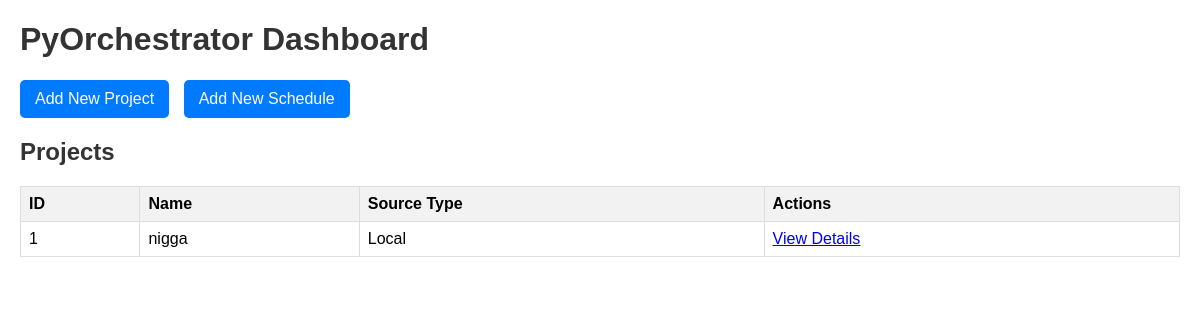
The page / on the database its author committed.
### app/models/project.py (models this page shows)
class Project(Base):
    __tablename__ = "projects"
    id = Column(Integer, primary_key=True, index=True)
    name = Column(String, unique=True, index=True)
    source_type = Column(String)
    source_url = Column(String, nullable=True)
    source_path = Column(String, nullable=True)
    main_script = Column(String)
    arguments = Column(String, nullable=True)
    environment_type = Column(String)
    schedules = relationship("Schedule", back_populates="project", cascade="all, delete-orphan")
    runs = relationship("Run", back_populates="project", cascade="all, delete-orphan")

### app/main.py (the view)
@app.get("/", response_class=HTMLResponse)
async def dashboard(request: Request, db: Session = Depends(get_db)):
    projects_data = crud_project.get_projects(db)
    return templates.TemplateResponse("index.html", {
        "request": request,
        "projects": projects_data
    })

### templates/index.html (shortened to what this page needs)
<!DOCTYPE html>
<html>
<head>
</head>
<body>
    <h1>PyOrchestrator Dashboard</h1>
    <div>
        <a href="/projects/add" class="button-link">Add New Project</a>
        <a href="/schedules/add" class="button-link">Add New Schedule</a>
    </div>
    <h2>Projects</h2>
    <table>
        <thead>
            <tr>
                <th>ID</th>
                <th>Name</th>
                <th>Source Type</th>
                <th>Actions</th>
            </tr>
        </thead>
        <tbody>
            {% for project in projects %}
            <tr>
                <td>{{ project.id }}</td>
                <td>{{ project.name }}</td>
                <td>{{ project.source_type }}</td>
                <td>
                    <a href="/projects/{{ project.id }}" class="action-link">View Details</a>
                </td>
            </tr>
            {% endfor %}
        </tbody>
    </table>
</body>
</html>

### templates/index.html (style rules this page uses)
body { font-family: Arial, sans-serif; margin: 20px; }
h1, h2 { color: #333; }
table { width: 100%; border-collapse: collapse; margin-bottom: 20px; }
th, td { border: 1px solid #ddd; padding: 8px; text-align: left; }
th { background-color: #f2f2f2; }
.button-link { display: inline-block; padding: 10px 15px; background-color: #007bff; color: white; text-decoration: none; border-radius: 5px; margin-right: 10px; }
.action-link { margin-right: 10px; }

### rows shown on the page
Project: id "1", name "nigga", source_type "Local"
